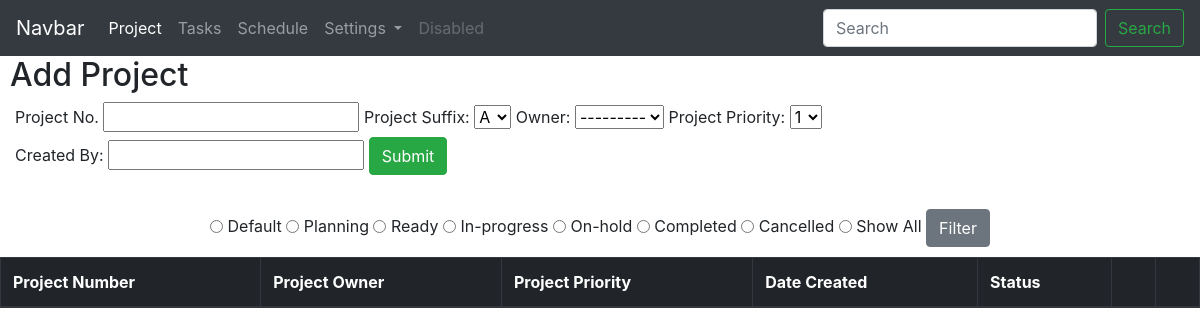
Before: /project_home_page with the older database file.
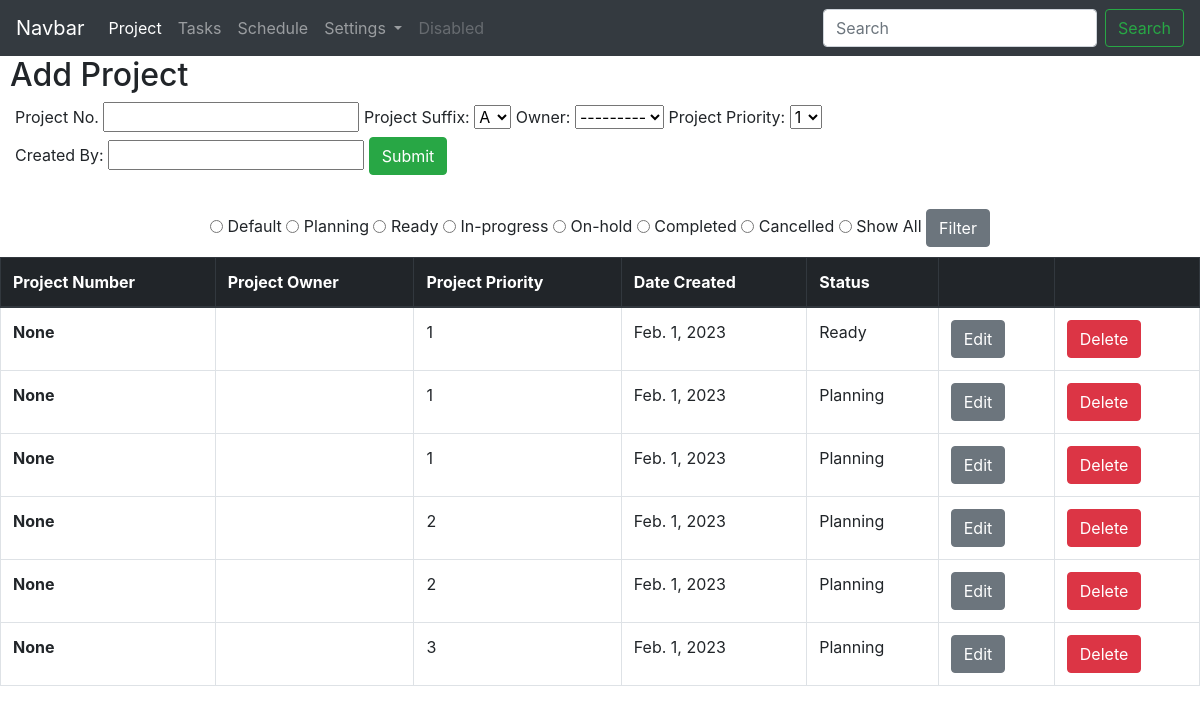
After: the same page with the newer database file.
### project/models.py (models this page shows, shortened)
class Project(models.Model):
    project_number = models.CharField(max_length=50)
    project_suffix = models.CharField(max_length=10, choices=suffix, default="A")
    project_owner = models.ForeignKey(ProjectOwners, on_delete=models.CASCADE, blank=True)
    project_priority = models.CharField(max_length=20, choices=project_priority_list, default='1')
    project_status = models.CharField(max_length=25, choices=status, default='Planning')
    project_creation_date = models.DateField(auto_now_add=True)
    project_created_by = models.CharField(max_length=50)
    project_modified_by = models.CharField(max_length=50, null=True)
    project_modified_date = models.DateField(blank=True, null=True)
    project_concated_name = models.CharField(max_length=50, blank=True, null=True)

### project/views.py (the view)
# urls.py: path('', views.home, name='home'),
def home(request):
    project_list = Project.objects.all().exclude(Q(project_status="Cancelled")| Q(project_status="Completed")).order_by('project_priority','project_number')
    import requests
    import json
    if request.method == "POST":
        if 'submit_form' in request.POST:
            form = AddProjectForm(request.POST)
            if form.is_valid():
                form.save()
                return HttpResponseRedirect('project_home_page')
        if 'project_filter' in request.POST:
            project_status = request.POST.get('project_status')
            if project_status == "Default":
                project_list = Project.objects.all().exclude(
                    Q(project_status="Cancelled") | Q(project_status="Completed")).order_by('project_priority','project_number')
            elif project_status == "All":
                project_list = Project.objects.all()
            else:
                project_list = Project.objects.filter(project_status=project_status)
            form = AddProjectForm
            context = {
                'project_list': project_list,
                'form': form,
            }
            return render(request, 'project/home.html', context)
    else:
        form = AddProjectForm
    context = {
        'project_list': project_list,
        'form': form,
    }
    return render(request, 'project/home.html', context)

### project/models.py (called while the page is built)
    def __str__(self):
        return self.project_owner_concat_name

### templates/project/home.html (shortened to what this page needs)
{% extends 'base.html' %}
{% load static %}
 {% block css_files %}
        <link rel="stylesheet" href="{% static "project/project.css" %}">
  {% endblock %}
{% block content %}
<h2>Add Project</h2>
{% if submitted %}
    Your project was submitted was successfully
{% else %}
    <form class="form_add" action="" method="POST">
        {{ form }}
        <input type="submit" value="Submit" name="submit_form" class="btn btn-success">
    </form>
{% endif %}
<br/>
<div class="table_sort">
    <form method="POST" action="">
        <input type="radio" value="Default" name="project_status"/> Default
        <input type="radio" value="Planning" name="project_status"/> Planning
        <input type="radio" value="Ready" name="project_status"/> Ready
        <input type="radio" value="In-progress" name="project_status"/> In-progress
        <input type="radio" value="On-hold" name="project_status"/> On-hold
        <input type="radio" value="Completed" name="project_status"/> Completed
        <input type="radio" value="Cancelled" name="project_status"/> Cancelled
        <input type="radio" value="All" name="project_status"/> Show All
        <input class="btn btn-secondary" type="submit" value="Filter" name="project_filter">
    </form>
</div>
<table id="project_table" class="table table-bordered table-hover">
    <thead class="thead-dark">
    <tr>
        <th scope="col">Project Number</th>
        <th scope="col">Project Owner</th>
        <th scope="col">Project Priority</th>
        <th scope="col">Date Created</th>
        <th scope="col">Status</th>
        <th scope="col"></th>
        <th scope="col"></th>
    </tr>
    </thead>
    <tbody>
   {% if project_list %}
    {% for project in project_list %}
        <tr>
            <th scope="row">{{project.project_concated_name}}</th>
            <td>{{project.project_owner}}</td>
            <td>{{project.project_priority}}</td>
            <td>{{project.project_creation_date}}</td>
            <td>{{project.project_status}}</td>
            <td><a href="{% url 'project_app:edit_project' project.id %}" class="btn btn-secondary">Edit</a></td>
            <td><a href="{% url 'project_app:delete_project' project.id %}" class="btn btn-danger">Delete</a></td>
        </tr>
    {% endfor %}
{% endif %}
    </tbody>
</table>
{% endblock %}

Changed rows visible on the page:
added Project: project_concated_name "None", project_priority "1", project_creation_date "Feb. 1, 2023", project_status "Ready"
added Project: project_concated_name "None", project_priority "1", project_creation_date "Feb. 1, 2023", project_status "Planning"
added Project: project_concated_name "None", project_priority "1", project_creation_date "Feb. 1, 2023", project_status "Planning"
added Project: project_concated_name "None", project_priority "2", project_creation_date "Feb. 1, 2023", project_status "Planning"
added Project: project_concated_name "None", project_priority "2", project_creation_date "Feb. 1, 2023", project_status "Planning"
added Project: project_concated_name "None", project_priority "3", project_creation_date "Feb. 1, 2023", project_status "Planning"
